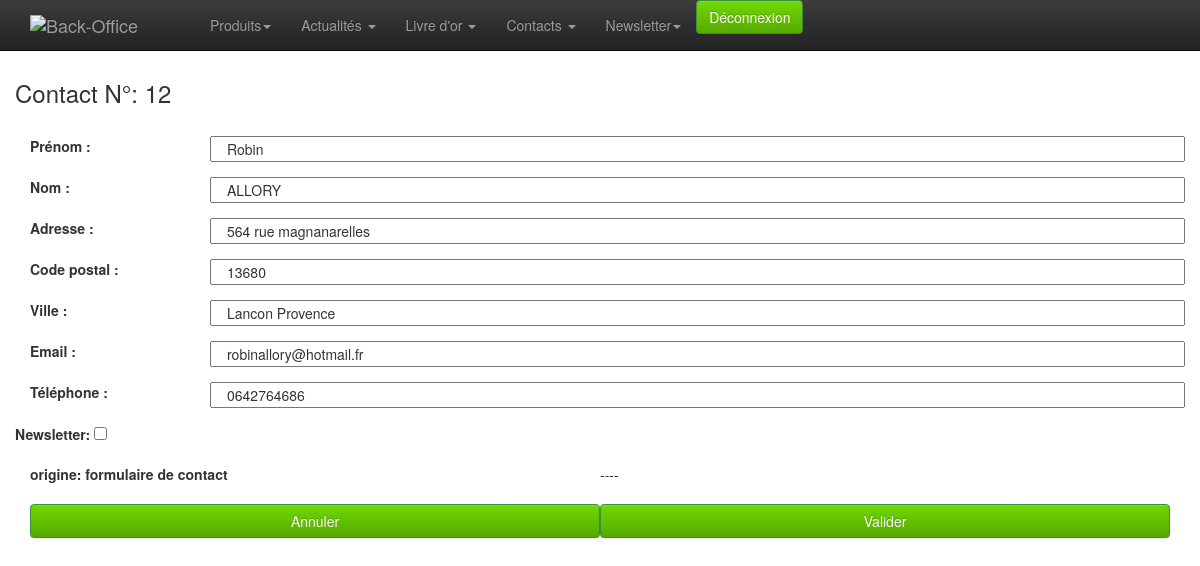
The page /admin/contact-edit.php?id=12 (signed in) on the database its author committed.
### tables this page shows
CREATE TABLE `contact` (
  `id` int(10) unsigned NOT NULL AUTO_INCREMENT,
  `firstname` varchar(250) DEFAULT NULL,
  `name` varchar(250) DEFAULT NULL,
  `adresse` varchar(250) NOT NULL,
  `cp` varchar(10) NOT NULL,
  `ville` varchar(100) NOT NULL,
  `email` varchar(250) DEFAULT NULL,
  `tel` varchar(50) DEFAULT NULL,
  `message` text,
  `newsletter` tinyint(4) NOT NULL DEFAULT '0',
  `fromgoldbook` tinyint(4) NOT NULL DEFAULT '0',
  `fromcontact` tinyint(4) NOT NULL DEFAULT '0',
  PRIMARY KEY (`id`)
);

### admin/classes/StorageManager.php (called while the page is built, shortened)
<?php
class StorageManager{
	protected function dbConnect() {
		try {
			$this->mysqli = new mysqli ( DBHOST, DBUSER, DBPASSWD, DBNAME ) ;
		} catch (Exception $e) {
			throw new Exception("Erreur Connexion DB ". $e->getMessage());
		}
	}
}
?>

### admin/classes/Contact.php (called while the page is built, shortened)
<?php
require_once("StorageManager.php");
class Contact extends StorageManager {
	public function contactGet( $id, $offset, $count ) {
		try {
			if (!isset($id)){
				if (isset($offset) && isset($count)) {
					$sql = "SELECT * FROM `contact` ORDER BY `name` ASC LIMIT ". $offset .",". $count .";" ;
				} else {
					$sql = "SELECT * FROM `contact` ORDER BY `name`;" ;
				}
			} else {
				$sql = "SELECT * FROM `contact` WHERE id=". $id;
			}
			$new_array = null;
			$result = mysqli_query($this->mysqli,$sql);
			while( $row = mysqli_fetch_assoc( $result)){
				$new_array[] = $row;
			}
			return $new_array;
		} catch (Exception $e) {
			throw new Exception("Erreur Mysql contactGet ". $e->getMessage());
			return "errrrrrrooooOOor";
		}
	}
}

### admin/contact-edit.php (the view, shortened to what this page needs)
<?
	require 'classes/Contact.php';
	if ( !empty( $_GET ) ) {
		$contact = new Contact();
		$result = $contact->contactGet( $_GET[ "id" ], null, null );
		if (empty($result)) {
			$message = 'Aucun enregistrements';
		}
		else {
			$labelTitle= 	'Contact N°: '. $_GET[ "id" ];
			$firstname= 	$result[ 0 ][ "firstname" ];
			$name= 		$result[ 0 ][ "name" ];
			$adresse= 		$result[ 0 ][ "adresse" ];
			$cp= 			$result[ 0 ][ "cp" ];
			$ville= 		$result[ 0 ][ "ville" ];
			$email= 		$result[ 0 ][ "email" ];
			$tel= 			$result[ 0 ][ "tel" ];
			($result[ 0 ][ "newsletter" ]=='1') ? $online = 'checked' : $online = '';
			($result[ 0 ][ "fromcontact" ]=='1') ? $fromcontact = "origine: formulaire de contact" : $fromcontact = '';
			($result[ 0 ][ "fromgoldbook" ]=='1') ? $fromgoldbook = "origine: livre d'or" : $fromgoldbook = '';
		}
	}
?>
<!doctype html>
<html class="no-js" lang="fr">
	<head>
		<?php include_once 'inc-meta.php';?>
	</head>
<body>
	<?php require_once 'inc-menu.php';?>
	<div class="container">
		<div class="row">
			<h3><?=$labelTitle?></h3><br>
			<div class="col-xs-12 col-sm-12 col-md-12">
				<form name="formulaire" class="form-horizontal" method="POST" action="formprocess.php">
					<div class="form-group" >
						<label class="col-sm-2" for="titre">Prénom :</label>
					  <input type="text" class="col-sm-10" name="firstname" required value="<?=$firstname?>">
					</div>
					<div class="form-group" >
						<label class="col-sm-2" for="titre">Nom :</label>
					  <input type="text" class="col-sm-10" name="name" required value="<?=$name?>">
					</div>
					<div class="form-group" >
						<label class="col-sm-2" for="titre">Adresse :</label>
					  <input class="col-sm-10" name="adresse" type="adresse" value="<?=$adresse?>">
					</div>
					<div class="form-group" >
						<label class="col-sm-2" for="titre">Code postal :</label>
					  <input class="col-sm-10" name="cp" type="cp" value="<?=$cp?>">
					</div>
					<div class="form-group" >
						<label class="col-sm-2" for="titre">Ville :</label>
					  <input class="col-sm-10" name="ville" type="ville" value="<?=$ville?>">
					</div>
					<div class="form-group" >
						<label class="col-sm-2" for="titre">Email :</label>
					  <input class="col-sm-10" name="email" type="email" required value="<?=$email?>">
					</div>
					<div class="form-group" >
						<label class="col-sm-2" for="titre">Téléphone :</label>
					  <input class="col-sm-10" name="tel" type="tel" value="<?=$tel?>">
					</div>
					<div class="form-group" >
						<label for="titre"> Newsletter:</label>
					  <input type="checkbox" name="newsletter" <?= $online?>>
					</div>
					<div class="form-group" >
						<label class="col-sm-3"><?=$fromcontact?></label> ---- <label class="col-sm-3"><?=$fromgoldbook?></label><br>
					</div>
		      		<a href="./contact-list.php" class="btn btn-success col-sm-6" class="btn btn-default"> Annuler </a>
		      		<button type="submit" class="btn btn-success col-sm-6" class="btn btn-default"> Valider </button>
		    </form>
		</div>
	</div>
</body>
</html>

### admin/css/style.css (style rules this page uses)
body { padding-top: 60px; padding-bottom: 40px; }
.btn-success { background-color: #57a900; background-image: -moz-linear-gradient(top, #70d900, #57a900); background-image: -ms-linear-gradient(top, #70d900, #57a900); background-image: -webkit-gradient(linear, 0 0, 0 100%, from(#70d900), to(#57a900)); background-image: -webkit-linear-gradient(top, #70d900, #57a900); background-image: -o-linear-gradient(top, #70d900, #57a900); background-image: linear-gradient(top, #70d900, #57a900); filter: progid:DXImageTransform.Microsoft.gradient(startColorstr='#70d900', endColorstr='#57a900', GradientType=0); }

### rows shown on the page
contact: firstname "Robin", name "ALLORY", adresse "564 rue magnanarelles", cp "13680", ville "Lancon Provence", email "robinallory@hotmail.fr", tel "0642764686"

### other values the page prints
$labelTitle "Contact N°: 12"
$fromcontact "origine: formulaire de contact"
